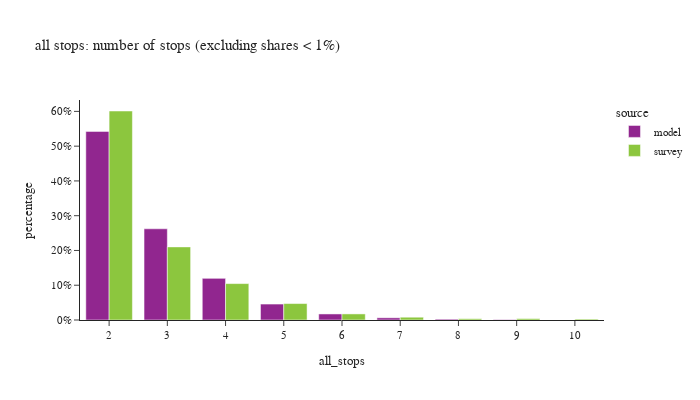

The notebook cell this image was saved under:
### Code cell
df_plot = df_tour.groupby(['all_stops','source'])['toexpfac'].sum().reset_index()
df_plot['percentage'] = df_plot.groupby(['source'], group_keys=False)['toexpfac']. \
    apply(lambda x: x / float(x.sum()))
df_plot = df_plot.loc[df_plot['percentage'] > 0.001]
# df_plot
fig = px.bar(df_plot.sort_values(['source']), x="all_stops", y="percentage", color="source",
             barmode="group",title="all stops: number of stops (excluding shares < 1%)",
             hover_data=['toexpfac'])
fig.update_layout(height=400, width=700, font=dict(size=11),
                  xaxis = dict(dtick = 1, categoryorder='category ascending'),
                  yaxis=dict(tickformat=".0%"))
fig.show()

### Figure 1 — Plotly figure (JSON) as saved in the notebook; plotly's stock layout.template omitted (floating-point values rounded to 4 significant figures)
{"data": [{"alignmentgroup": "True", "customdata": [[4253000.0], [8781.0], [18900.0], [49630.0], [359700.0], [136200.0], [939800.0], [2056000.0]], "hovertemplate": "source=model<br>all_stops=%{x}<br>percentage=%{y}<br>toexpfac=%{customdata[0]}<extra></extra>", "legendgroup": "model", "marker": {"color": "#91268F", "pattern": {"shape": ""}}, "name": "model", "offsetgroup": "model", "orientation": "v", "showlegend": true, "textposition": "auto", "type": "bar", "x": [2, 9, 8, 7, 5, 6, 4, 3], "xaxis": "x", "y": [0.5425, 0.00112, 0.002411, 0.00633, 0.04589, 0.01737, 0.1199, 0.2623], "yaxis": "y"}, {"alignmentgroup": "True", "customdata": [[238900.0], [20390.0], [88350.0], [1062000.0], [40560.0], [18740.0], [3036000.0], [528900.0], [13050.0]], "hovertemplate": "source=survey<br>all_stops=%{x}<br>percentage=%{y}<br>toexpfac=%{customdata[0]}<extra></extra>", "legendgroup": "survey", "marker": {"color": "#8CC63E", "pattern": {"shape": ""}}, "name": "survey", "offsetgroup": "survey", "orientation": "v", "showlegend": true, "textposition": "auto", "type": "bar", "x": [5, 9, 6, 3, 7, 8, 2, 4, 10], "xaxis": "x", "y": [0.0473, 0.004036, 0.01749, 0.2103, 0.008031, 0.00371, 0.6011, 0.1047, 0.002583], "yaxis": "y"}], "layout": {"barmode": "group", "font": {"size": 11}, "height": 400, "legend": {"title": {"text": "source"}, "tracegroupgap": 0}, "title": {"text": "all stops: number of stops (excluding shares < 1%)"}, "width": 700, "xaxis": {"anchor": "y", "categoryorder": "category ascending", "domain": [0.0, 1.0], "dtick": 1, "title": {"text": "all_stops"}}, "yaxis": {"anchor": "x", "domain": [0.0, 1.0], "tickformat": ".0%", "title": {"text": "percentage"}}}}
